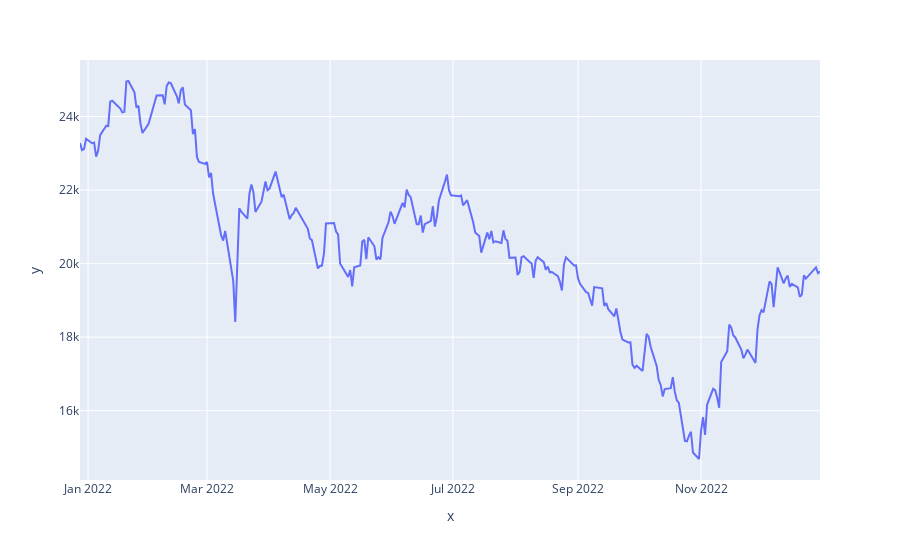

Write notebook code for a chart like this one.
### Code cell
import plotly.express as px
fig = px.line(hsi[-250:], x=hsi.index[-250:], y=hsi['Close'][-250:])
fig.show()

### Figure 1 — Plotly figure (JSON) as saved in the notebook; plotly's stock layout.template omitted (floating-point values rounded to 4 significant figures; data arrays with more than 128 entries replaced by an {"elided": "..."} marker saying what was removed)
{"data": [{"hovertemplate": "x=%{x}<br>y=%{y}<extra></extra>", "legendgroup": "", "line": {"color": "#636efa", "dash": "solid"}, "marker": {"symbol": "circle"}, "mode": "lines", "name": "", "orientation": "v", "showlegend": false, "type": "scatter", "x": {"elided": "250 str values"}, "xaxis": "x", "y": {"elided": "250 float values"}, "yaxis": "y"}], "layout": {"legend": {"tracegroupgap": 0}, "margin": {"t": 60}, "xaxis": {"anchor": "y", "domain": [0, 1], "title": {"text": "x"}}, "yaxis": {"anchor": "x", "domain": [0, 1], "title": {"text": "y"}}}}
